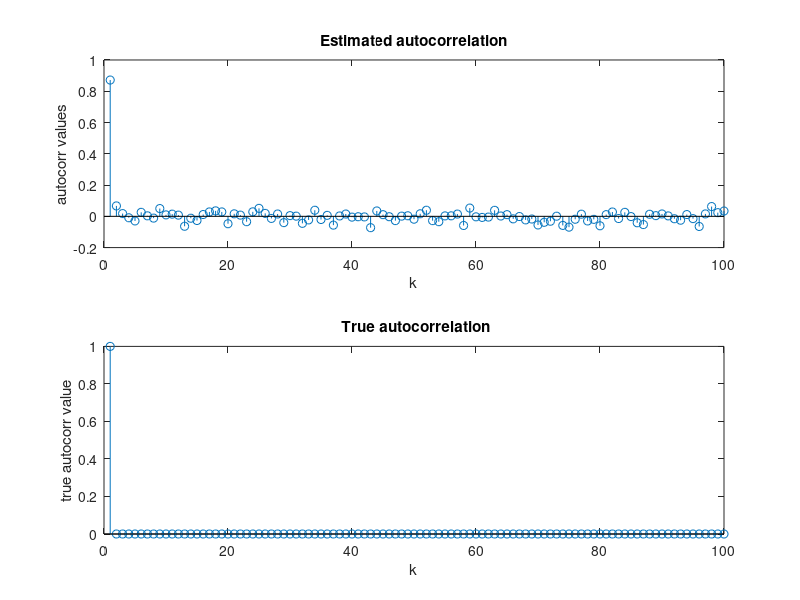
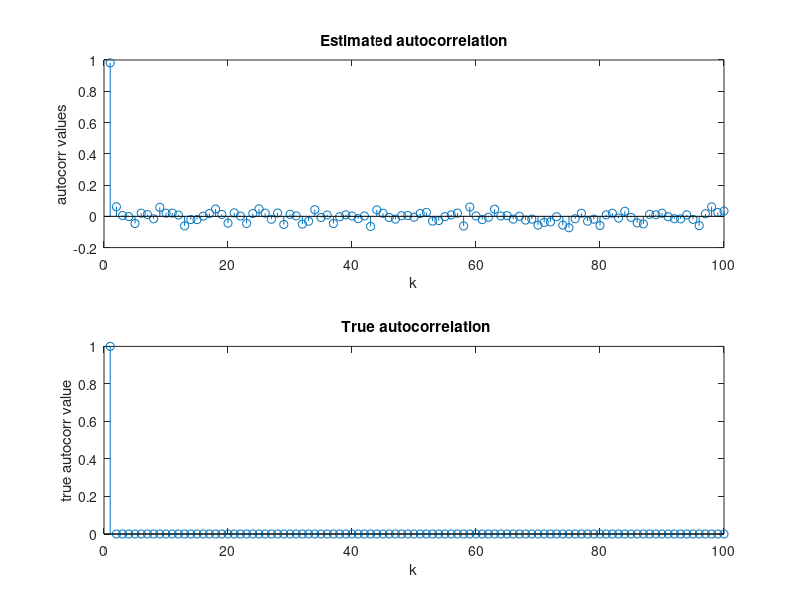
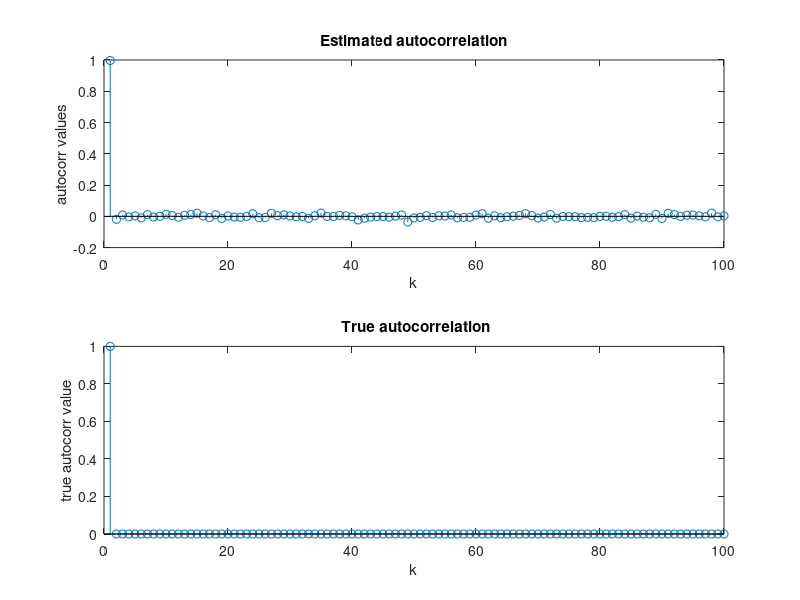

MATLAB code for these plots, in order:
clc, clearvars, close all
%1000 samples  0 mean, 1 variance 
% part a
% y = wgn(1000, 1, 1, 'linear');
y = randn(1000, 1);
y = [zeros(100,1); y]; %100 zeros at the start
auto_corr = zeros(100,1);% init

for k = 1:100
    
    sum = 0;
    for i = k:(1000+k-1)
        sum = sum + y(i)*y(i-k+1);
    end
    auto_corr(k) = sum/1000;
end
true_auto_corr = zeros(100,1);
true_auto_corr(1) = 1;

figure;
subplot(2,1,1);
stem(auto_corr);
xlabel("k");
ylabel("autocorr values")
title("Estimated autocorrelation")

subplot(2,1,2);
stem(true_auto_corr);
xlabel("k");
ylabel("true autocorr value")
title(" True autocorrelation")

%part c 
% y_split = reshape(y, 110, 10);
auto_corr_new = zeros(100,1);
for k = 1:100
    sum_new_new = 0;
    for j = 1:10
        sum_new = 0;
        for i=1:100 %here the code is slightly diff since we start 
            %from j = 1 rather than j = 0. 
            sum_new = sum_new + y(i + 100*j)*y(i+100*j-k+1);
        end
        sum_new_new = sum_new_new + sum_new;
    end 
    auto_corr_new(k) = sum_new_new/1000;
end
figure;
subplot(2,1,1);
stem(auto_corr_new);
xlabel("k");
ylabel("autocorr values")
title("Estimated autocorrelation")

subplot(2,1,2);
stem(true_auto_corr);
xlabel("k");
ylabel("true autocorr value")
title(" True autocorrelation")

%Part d: 
% z = wgn(10000, 1, 1, 'linear');
z = randn(10000, 1);
z = [zeros(100,1); z];
auto_corr_z = zeros(100,1);
for k = 1:100
    sum = 0;
    for i = k:(10000+k-1) %after 1000 - k we have zeros
        sum = sum + z(i)*z(i-k+1);
    end
    auto_corr_z(k) = sum/10000;
end
figure;
subplot(2,1,1);
stem(auto_corr_z);
xlabel("k");
ylabel("autocorr values")
title("Estimated autocorrelation")

subplot(2,1,2);
stem(true_auto_corr);
xlabel("k");
ylabel("true autocorr value")
title(" True autocorrelation")

